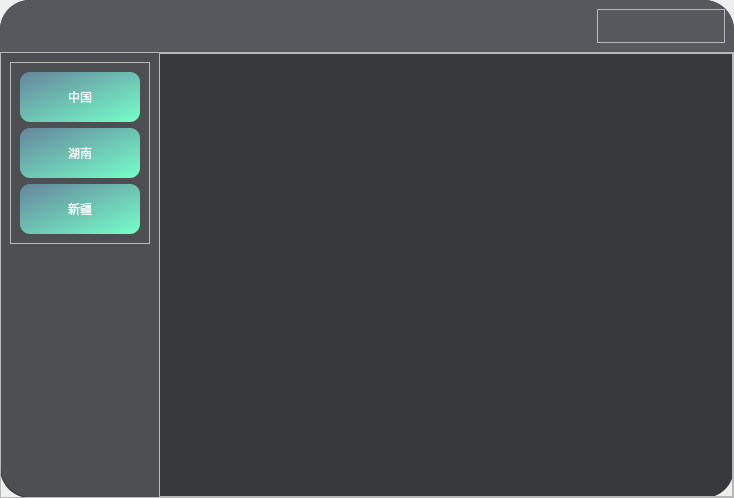
<?xml version="1.0" encoding="UTF-8"?>
<ui version="4.0">
 <class>MainWindow_inter</class>
 <widget class="QMainWindow" name="MainWindow_inter">
  <property name="geometry">
   <rect>
    <x>0</x>
    <y>0</y>
    <width>734</width>
    <height>498</height>
   </rect>
  </property>
  <property name="windowTitle">
   <string>MainWindow</string>
  </property>
  <widget class="QWidget" name="centralwidget">
   <layout class="QHBoxLayout" name="horizontalLayout">
    <property name="spacing">
     <number>0</number>
    </property>
    <property name="leftMargin">
     <number>0</number>
    </property>
    <property name="topMargin">
     <number>0</number>
    </property>
    <property name="rightMargin">
     <number>0</number>
    </property>
    <property name="bottomMargin">
     <number>0</number>
    </property>
    <item>
     <widget class="QFrame" name="frame">
      <property name="styleSheet">
       <string notr="true">#frame{
	background-color:rgb(56, 57, 60);
	border-radius:30px;
}</string>
      </property>
      <property name="frameShape">
       <enum>QFrame::StyledPanel</enum>
      </property>
      <property name="frameShadow">
       <enum>QFrame::Raised</enum>
      </property>
      <layout class="QVBoxLayout" name="verticalLayout">
       <property name="spacing">
        <number>0</number>
       </property>
       <property name="leftMargin">
        <number>0</number>
       </property>
       <property name="topMargin">
        <number>0</number>
       </property>
       <property name="rightMargin">
        <number>0</number>
       </property>
       <property name="bottomMargin">
        <number>0</number>
       </property>
       <item>
        <widget class="QFrame" name="frame_2">
         <property name="sizePolicy">
          <sizepolicy hsizetype="Preferred" vsizetype="Expanding">
           <horstretch>0</horstretch>
           <verstretch>1</verstretch>
          </sizepolicy>
         </property>
         <property name="styleSheet">
          <string notr="true">#frame_2{
	background-color:rgb(86, 88, 93);
	border-top-left-radius:30px;
	border-top-right-radius:30px;
}</string>
         </property>
         <property name="frameShape">
          <enum>QFrame::StyledPanel</enum>
         </property>
         <property name="frameShadow">
          <enum>QFrame::Raised</enum>
         </property>
         <layout class="QHBoxLayout" name="horizontalLayout_4">
          <item alignment="Qt::AlignRight">
           <widget class="QFrame" name="frame_4">
            <property name="frameShape">
             <enum>QFrame::StyledPanel</enum>
            </property>
            <property name="frameShadow">
             <enum>QFrame::Raised</enum>
            </property>
            <layout class="QHBoxLayout" name="horizontalLayout_2">
             <item>
              <widget class="QPushButton" name="pushButton_max">
               <property name="styleSheet">
                <string notr="true">QPushButton{
	border:none;
}
QPushButton:hover{
	padding-bottom:5px;
}</string>
               </property>
               <property name="text">
                <string/>
               </property>
               <property name="icon">
                <iconset resource="res.qrc">
                 <normaloff>:/icons/icons/展开文本域_expand-text-input.png</normaloff>:/icons/icons/展开文本域_expand-text-input.png</iconset>
               </property>
              </widget>
             </item>
             <item>
              <widget class="QPushButton" name="pushButton_minus">
               <property name="styleSheet">
                <string notr="true">QPushButton{
	border:none;
}
QPushButton:hover{
	padding-bottom:5px;
}</string>
               </property>
               <property name="text">
                <string/>
               </property>
               <property name="icon">
                <iconset resource="res.qrc">
                 <normaloff>:/icons/icons/减_minus.png</normaloff>:/icons/icons/减_minus.png</iconset>
               </property>
              </widget>
             </item>
             <item>
              <widget class="QPushButton" name="pushButton_close">
               <property name="styleSheet">
                <string notr="true">QPushButton{
	border:none;
}
QPushButton:hover{
	padding-bottom:5px;
}</string>
               </property>
               <property name="text">
                <string/>
               </property>
               <property name="icon">
                <iconset resource="res.qrc">
                 <normaloff>:/icons/icons/关闭_close.png</normaloff>:/icons/icons/关闭_close.png</iconset>
               </property>
              </widget>
             </item>
            </layout>
           </widget>
          </item>
         </layout>
        </widget>
       </item>
       <item>
        <widget class="QFrame" name="frame_3">
         <property name="sizePolicy">
          <sizepolicy hsizetype="Preferred" vsizetype="Expanding">
           <horstretch>0</horstretch>
           <verstretch>10</verstretch>
          </sizepolicy>
         </property>
         <property name="frameShape">
          <enum>QFrame::StyledPanel</enum>
         </property>
         <property name="frameShadow">
          <enum>QFrame::Raised</enum>
         </property>
         <layout class="QHBoxLayout" name="horizontalLayout_3">
          <property name="spacing">
           <number>0</number>
          </property>
          <property name="leftMargin">
           <number>0</number>
          </property>
          <property name="topMargin">
           <number>0</number>
          </property>
          <property name="rightMargin">
           <number>0</number>
          </property>
          <property name="bottomMargin">
           <number>0</number>
          </property>
          <item>
           <widget class="QFrame" name="frame_5">
            <property name="sizePolicy">
             <sizepolicy hsizetype="Expanding" vsizetype="Preferred">
              <horstretch>1</horstretch>
              <verstretch>0</verstretch>
             </sizepolicy>
            </property>
            <property name="styleSheet">
             <string notr="true">QPushButton{
	background-color:qlineargradient(spread:pad, x1:0, y1:0, x2:1, y2:1, stop:0 rgba(102, 133, 156, 255), stop:1 rgba(117, 255, 201, 255));
	border:none;
	border-radius:10px;
	color: rgb(255, 255, 255);
}
QPushButton:pressed{
	padding-left:5px;
	padding-top:5px;
}
#frame_5{
	background-color:rgb(77, 79, 83);
	border-bottom-left-radius:30px;
}</string>
            </property>
            <property name="frameShape">
             <enum>QFrame::StyledPanel</enum>
            </property>
            <property name="frameShadow">
             <enum>QFrame::Raised</enum>
            </property>
            <layout class="QHBoxLayout" name="horizontalLayout_6">
             <item alignment="Qt::AlignTop">
              <widget class="QFrame" name="frame_7">
               <property name="frameShape">
                <enum>QFrame::StyledPanel</enum>
               </property>
               <property name="frameShadow">
                <enum>QFrame::Raised</enum>
               </property>
               <layout class="QVBoxLayout" name="verticalLayout_2">
                <item>
                 <widget class="QPushButton" name="pushButton_CH">
                  <property name="sizePolicy">
                   <sizepolicy hsizetype="Minimum" vsizetype="Fixed">
                    <horstretch>0</horstretch>
                    <verstretch>0</verstretch>
                   </sizepolicy>
                  </property>
                  <property name="minimumSize">
                   <size>
                    <width>120</width>
                    <height>50</height>
                   </size>
                  </property>
                  <property name="maximumSize">
                   <size>
                    <width>120</width>
                    <height>50</height>
                   </size>
                  </property>
                  <property name="text">
                   <string>中国</string>
                  </property>
                 </widget>
                </item>
                <item>
                 <widget class="QPushButton" name="pushButton_HN">
                  <property name="minimumSize">
                   <size>
                    <width>120</width>
                    <height>50</height>
                   </size>
                  </property>
                  <property name="maximumSize">
                   <size>
                    <width>120</width>
                    <height>50</height>
                   </size>
                  </property>
                  <property name="text">
                   <string>湖南</string>
                  </property>
                 </widget>
                </item>
                <item>
                 <widget class="QPushButton" name="pushButton_XJ">
                  <property name="minimumSize">
                   <size>
                    <width>120</width>
                    <height>50</height>
                   </size>
                  </property>
                  <property name="maximumSize">
                   <size>
                    <width>120</width>
                    <height>50</height>
                   </size>
                  </property>
                  <property name="text">
                   <string>新疆</string>
                  </property>
                 </widget>
                </item>
               </layout>
              </widget>
             </item>
            </layout>
           </widget>
          </item>
          <item>
           <widget class="QFrame" name="frame_6">
            <property name="sizePolicy">
             <sizepolicy hsizetype="Expanding" vsizetype="Preferred">
              <horstretch>6</horstretch>
              <verstretch>0</verstretch>
             </sizepolicy>
            </property>
            <property name="frameShape">
             <enum>QFrame::StyledPanel</enum>
            </property>
            <property name="frameShadow">
             <enum>QFrame::Raised</enum>
            </property>
            <layout class="QVBoxLayout" name="verticalLayout_4">
             <item>
              <widget class="QStackedWidget" name="stackedWidget">
               <property name="styleSheet">
                <string notr="true">background-color: rgba(0, 0, 0, 0);
color: rgb(255, 255, 255);</string>
               </property>
               <property name="currentIndex">
                <number>0</number>
               </property>
               <widget class="QWidget" name="page_China">
                <layout class="QVBoxLayout" name="verticalLayout_6">
                 <item>
                  <widget class="QLabel" name="label_2">
                   <property name="enabled">
                    <bool>true</bool>
                   </property>
                   <property name="minimumSize">
                    <size>
                     <width>0</width>
                     <height>0</height>
                    </size>
                   </property>
                   <property name="font">
                    <font>
                     <pointsize>36</pointsize>
                    </font>
                   </property>
                   <property name="styleSheet">
                    <string notr="true">border-image: url(:/images/images/中国_480-428.png);</string>
                   </property>
                   <property name="text">
                    <string/>
                   </property>
                   <property name="alignment">
                    <set>Qt::AlignCenter</set>
                   </property>
                  </widget>
                 </item>
                </layout>
               </widget>
               <widget class="QWidget" name="page_HuNan">
                <layout class="QHBoxLayout" name="horizontalLayout_5">
                 <item>
                  <widget class="QLabel" name="label_3">
                   <property name="minimumSize">
                    <size>
                     <width>0</width>
                     <height>0</height>
                    </size>
                   </property>
                   <property name="styleSheet">
                    <string notr="true">border-image: url(:/images/images/湖南省.png);</string>
                   </property>
                   <property name="text">
                    <string/>
                   </property>
                  </widget>
                 </item>
                </layout>
               </widget>
               <widget class="QWidget" name="page_XinJiang">
                <layout class="QHBoxLayout" name="horizontalLayout_7">
                 <item>
                  <widget class="QLabel" name="label">
                   <property name="minimumSize">
                    <size>
                     <width>0</width>
                     <height>0</height>
                    </size>
                   </property>
                   <property name="font">
                    <font>
                     <pointsize>24</pointsize>
                    </font>
                   </property>
                   <property name="styleSheet">
                    <string notr="true">border-image: url(:/images/images/新疆维吾尔自治区.png);
border-radius:25px;</string>
                   </property>
                   <property name="text">
                    <string/>
                   </property>
                  </widget>
                 </item>
                </layout>
               </widget>
              </widget>
             </item>
            </layout>
           </widget>
          </item>
         </layout>
        </widget>
       </item>
      </layout>
     </widget>
    </item>
   </layout>
  </widget>
 </widget>
 <resources>
  <include location="res.qrc"/>
 </resources>
 <connections>
  <connection>
   <sender>pushButton_close</sender>
   <signal>clicked()</signal>
   <receiver>MainWindow_inter</receiver>
   <slot>close()</slot>
   <hints>
    <hint type="sourcelabel">
     <x>705</x>
     <y>43</y>
    </hint>
    <hint type="destinationlabel">
     <x>725</x>
     <y>20</y>
    </hint>
   </hints>
  </connection>
  <connection>
   <sender>pushButton_minus</sender>
   <signal>clicked()</signal>
   <receiver>MainWindow_inter</receiver>
   <slot>showMinimized()</slot>
   <hints>
    <hint type="sourcelabel">
     <x>679</x>
     <y>43</y>
    </hint>
    <hint type="destinationlabel">
     <x>469</x>
     <y>4</y>
    </hint>
   </hints>
  </connection>
 </connections>
</ui>
